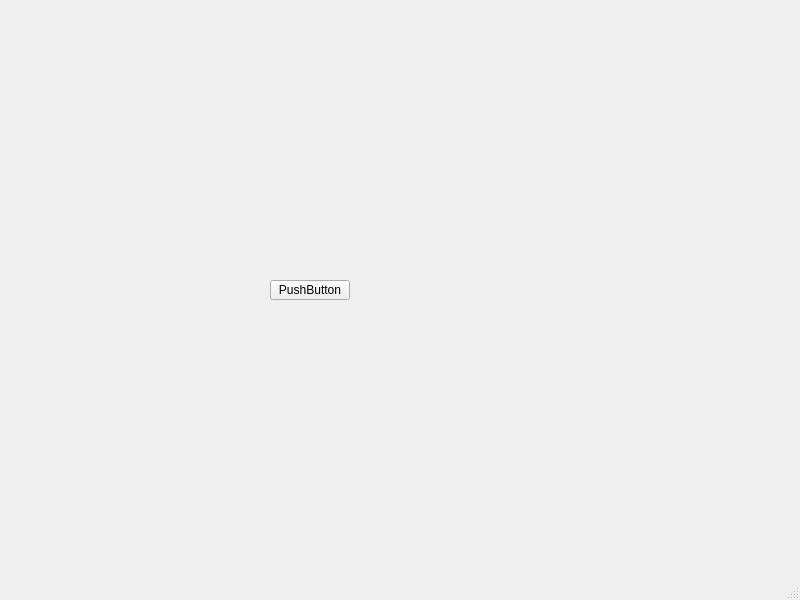
<?xml version="1.0" encoding="UTF-8"?>
<ui version="4.0">
 <class>MainWindow</class>
 <widget class="QMainWindow" name="MainWindow">
  <property name="geometry">
   <rect>
    <x>0</x>
    <y>0</y>
    <width>800</width>
    <height>600</height>
   </rect>
  </property>
  <property name="windowTitle">
   <string>MainWindow</string>
  </property>
  <widget class="QWidget" name="centralwidget">
   <widget class="QPushButton" name="pushButton">
    <property name="geometry">
     <rect>
      <x>270</x>
      <y>280</y>
      <width>80</width>
      <height>20</height>
     </rect>
    </property>
    <property name="text">
     <string>PushButton</string>
    </property>
   </widget>
  </widget>
  <widget class="QMenuBar" name="menubar">
   <property name="geometry">
    <rect>
     <x>0</x>
     <y>0</y>
     <width>800</width>
     <height>22</height>
    </rect>
   </property>
  </widget>
  <widget class="QStatusBar" name="statusbar"/>
 </widget>
 <resources/>
 <connections/>
</ui>
